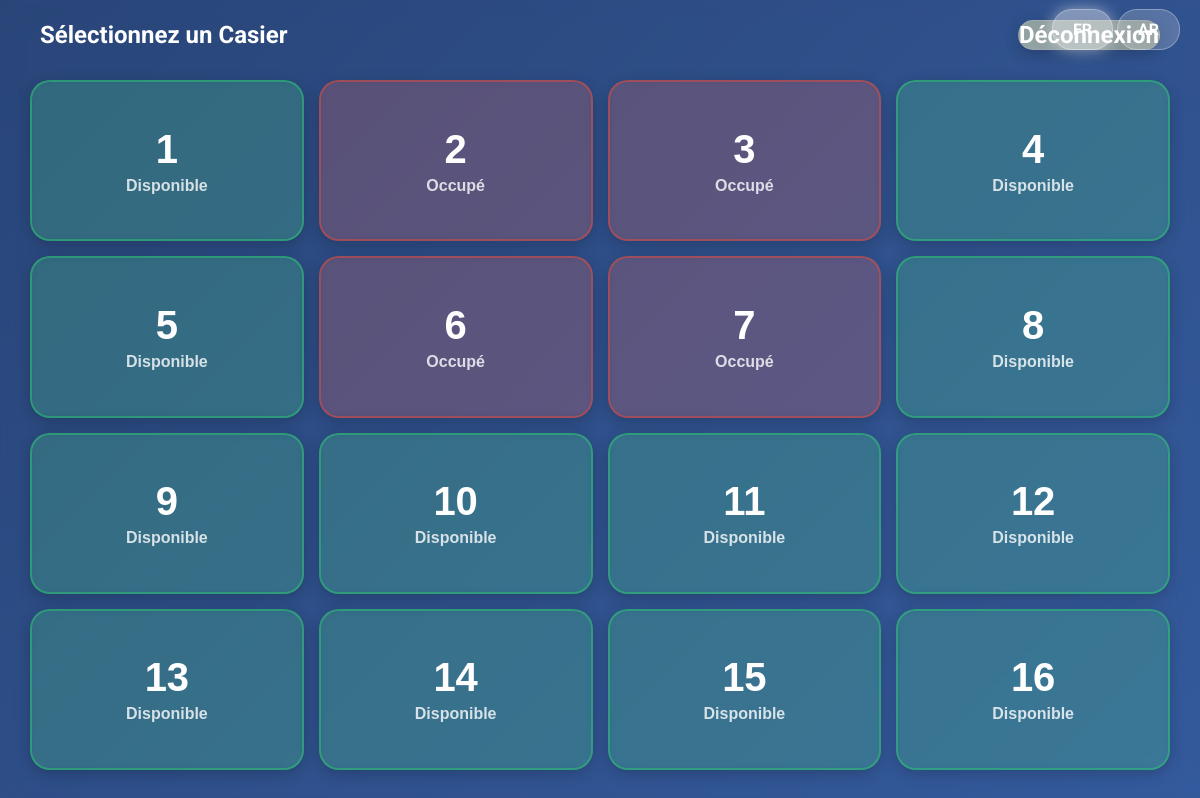
Screenshot of /delivery/dashboard with the database file from the repository.
### tables this page shows
CREATE TABLE lockers (
            id INTEGER PRIMARY KEY,
            is_occupied BOOLEAN DEFAULT 0,
            door_closed BOOLEAN DEFAULT 1,
            otp_code TEXT,
            updated_at TIMESTAMP DEFAULT CURRENT_TIMESTAMP
        );

### routes.py (the view)
@app.route('/delivery/dashboard')
def delivery_dashboard():
    conn = get_db_connection()
    lockers = conn.execute('SELECT * FROM lockers').fetchall()
    conn.close()
    hw_states = hardware.get_all_lockers_states()
    return render_template('delivery_dashboard.html', lockers=lockers, hw_states=hw_states)

### app.py (called while the page is built)
@app.context_processor
def inject_conf_var():
    lang = session.get('lang', 'fr')
    return dict(lang=lang, t=TRANSLATIONS, dir='rtl' if lang == 'ar' else 'ltr')

### database.py (called while the page is built)
def get_db_connection():
    conn = sqlite3.connect(DB_NAME)
    conn.row_factory = sqlite3.Row
    return conn

### hardware.py (called while the page is built)
    def get_all_lockers_states(self):
        states = {}
        for i in range(16):
            states[i+1] = self.sensors[i]
        return states

### templates/delivery_dashboard.html (shortened to what this page needs)
{% extends 'base.html' %}
{% block content %}
<div class="dashboard-header">
    <h2>{{ t[lang]['select_locker'] }}</h2>
    <a href="{{ url_for('index') }}" class="btn btn-secondary">{{ t[lang]['logout'] }}</a>
</div>
<div id="lockerGrid" class="locker-grid" data-strings='{{ {
    "alreadyOccupied": t[lang]["already_occupied"],
    "confirmOpen": t[lang]["confirm_open"],
    "error": t[lang]["error"],
    "requestFailed": t[lang]["request_failed"]
} | tojson }}'>
    {% for locker in lockers %}
    {% set is_occupied = locker['is_occupied'] %}
    {% set locker_id = locker['id'] %}
    {% set is_open = not hw_states.get(locker_id, True) if hw_states else False %}
    <button type="button"
        class="btn locker-btn {{ 'occupied' if is_occupied else '' }} {{ 'open' if is_open else '' }}"
        data-locker-id="{{ locker_id }}"
        data-is-occupied="{{ 'true' if is_occupied else 'false' }}">
        <span class="locker-id">{{ locker_id }}</span>
        <span class="locker-status">
            {% if is_open %}
            {{ t[lang]['door_open'] }}
            {% elif is_occupied %}
            {{ t[lang]['occupied'] }}
            {% else %}
            {{ t[lang]['available'] }}
            {% endif %}
        </span>
    </button>
    {% endfor %}
</div>
{% endblock %}

### templates/base.html (shortened to what this page needs)
<!DOCTYPE html>
<html lang="{{ lang }}" dir="{{ dir }}">
<head>
    <link rel="stylesheet" href="{{ url_for('static', filename='style.css') }}">
</head>
<body>
    <div class="lang-switch">
        <a href="{{ url_for('set_language', lang='fr') }}"
            class="lang-btn {{ 'active' if lang == 'fr' else '' }}">FR</a>
        <a href="{{ url_for('set_language', lang='ar') }}"
            class="lang-btn {{ 'active' if lang == 'ar' else '' }}">AR</a>
    </div>
    <div class="container">
        {% block content %}{% endblock %}
    </div>
</body>
</html>

### static/style.css (style rules this page uses)
* { box-sizing: border-box; margin: 0; padding: 0; user-select: none; -webkit-tap-highlight-color: transparent; }
body { font-family: 'Roboto', sans-serif; background: linear-gradient(135deg, #1e3c72 0%, #2a5298 100%); color: #fff; height: 100vh; width: 100vw; overflow: hidden; display: flex; justify-content: center; align-items: center; }
.container { width: 100%; height: 100%; display: flex; flex-direction: column; padding: 20px; background: rgba(255, 255, 255, 0.05); backdrop-filter: blur(10px); box-shadow: 0 8px 32px 0 rgba(31, 38, 135, 0.37); }
.lang-switch { position: absolute; top: 20px; right: 20px; z-index: 100; }
.lang-btn { background: rgba(255, 255, 255, 0.2); border: 1px solid rgba(255, 255, 255, 0.3); color: white; padding: 10px 20px; border-radius: 20px; text-decoration: none; font-weight: bold; backdrop-filter: blur(5px); transition: all 0.3s ease; }
.lang-btn:hover, .lang-btn.active { background: rgba(255, 255, 255, 0.4); box-shadow: 0 0 15px rgba(255, 255, 255, 0.5); }
.btn { display: inline-flex; justify-content: center; align-items: center; text-decoration: none; color: white; border: none; border-radius: 20px; font-size: 1.5rem; font-weight: bold; cursor: pointer; transition: all 0.2s ease; box-shadow: 0 4px 15px rgba(0, 0, 0, 0.2); background: rgba(255, 255, 255, 0.1); backdrop-filter: blur(5px); border: 1px solid rgba(255, 255, 255, 0.1); }
.btn-secondary { background: linear-gradient(45deg, #95a5a6, #7f8c8d); }
.dashboard-header { display: flex; justify-content: space-between; align-items: center; margin-bottom: 20px; padding: 0 20px; }
.locker-grid { display: grid; grid-template-columns: repeat(4, 1fr); grid-template-rows: repeat(4, 1fr); gap: 15px; flex-grow: 1; padding: 10px; }
.locker-btn { width: 100%; height: 100%; font-size: 1.5rem; background: rgba(46, 204, 113, 0.2); border: 2px solid rgba(46, 204, 113, 0.5); color: white; flex-direction: column; }
.locker-btn.occupied { background: rgba(231, 76, 60, 0.2); border-color: rgba(231, 76, 60, 0.5); }
.locker-id { font-size: 2.5rem; font-weight: bold; }
.locker-status { font-size: 1rem; margin-top: 5px; opacity: 0.8; }

### rows the page displays
lockers: locker_id "1", t "Disponible"
lockers: id "2", t "Occupé"
lockers: id "3", t "Occupé"
lockers: id "4", t "Disponible"
lockers: id "5", t "Disponible"
lockers: id "6", t "Occupé"
lockers: id "7", t "Occupé"
lockers: id "8", t "Disponible"
lockers: id "9", t "Disponible"
lockers: id "10", t "Disponible"
lockers: id "11", t "Disponible"
lockers: id "12", t "Disponible"
lockers: id "13", t "Disponible"
lockers: id "14", t "Disponible"
lockers: id "15", t "Disponible"
lockers: id "16", t "Disponible"

### other values shown
{{ t[lang]['select_locker'] }} "Sélectionnez un Casier"
{{ t[lang]['logout'] }} "Déconnexion"
